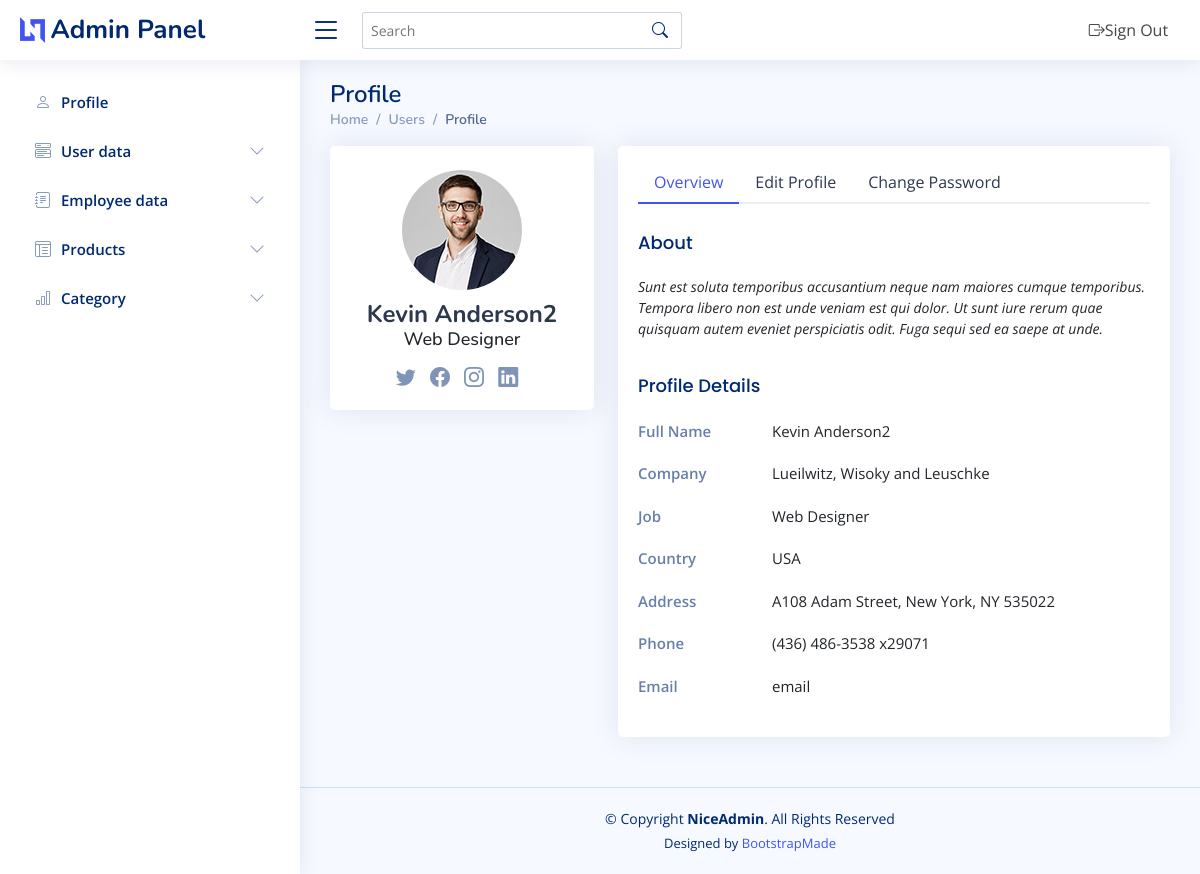
The app's page /admin/admin-profile.php (signed in) with its own data.
### tables this page shows
CREATE TABLE `adminpro` (
  `fullname` varchar(255) NOT NULL,
  `about` varchar(255) NOT NULL,
  `company` varchar(255) NOT NULL,
  `job` varchar(255) NOT NULL,
  `country` varchar(255) NOT NULL,
  `address` varchar(255) NOT NULL,
  `phone` varchar(255) NOT NULL,
  `email` varchar(255) NOT NULL
);

### admin/admin-profile.php (the view, shortened to what this page needs)
<?php
include("config.php");
include("include/header.php");
include("include/navbar.php");
include("include/sidebar.php");
$insert_data = "SELECT * from `adminpro`" ;
$result = mysqli_query($connection, $insert_data);
if($result){
    if(mysqli_num_rows($result)> 0){
?>
  <main id="main" class="main">
    <div class="pagetitle">
      <h1>Profile</h1>
      <nav>
        <ol class="breadcrumb">
          <li class="breadcrumb-item"><a href="index.php">Home</a></li>
          <li class="breadcrumb-item">Users</li>
          <li class="breadcrumb-item active">Profile</li>
        </ol>
      </nav>
    </div>
    <section class="section profile">
      <div class="row">
        <div class="col-xl-4">
        <?php
                   while($row=mysqli_fetch_assoc($result)){
                  ?>
          <div class="card">
            <div class="card-body profile-card pt-4 d-flex flex-column align-items-center">
              <img src="assets/img/profile-img.jpg" alt="Profile" class="rounded-circle">
              <h2><?php echo $row['fullname']?></h2>
              <h3><?php echo $row['job']?></h3>
              <div class="social-links mt-2">
                <a href="https://twitter.com/" target="blank" class="twitter"><i class="bi bi-twitter"></i></a>
                <a href="https://www.facebook.com/" target="blank" class="facebook"><i class="bi bi-facebook"></i></a>
                <a href="https://www.instagram.com/" target="blank" class="instagram"><i class="bi bi-instagram"></i></a>
                <a href="https://pk.linkedin.com/" target="blank" class="linkedin"><i class="bi bi-linkedin"></i></a>
              </div>
            </div>
          </div>
        </div>
        <div class="col-xl-8">
          <div class="card">
            <div class="card-body pt-3">
              <ul class="nav nav-tabs nav-tabs-bordered">
                <li class="nav-item">
                  <button class="nav-link active" data-bs-toggle="tab" data-bs-target="#profile-overview">Overview</button>
                </li>
                <li class="nav-item">
                  <button class="nav-link" data-bs-toggle="tab" data-bs-target="#profile-edit">Edit Profile</button>
                </li>
                <li class="nav-item">
                  <button class="nav-link" data-bs-toggle="tab" data-bs-target="#profile-change-password">Change Password</button>
                </li>
              </ul>
              <div class="tab-content pt-2">
                <div class="tab-pane fade show active profile-overview" id="profile-overview">
                  <h5 class="card-title">About</h5>
                  <p class="small fst-italic"><?php echo $row['about']?></p>
                  <h5 class="card-title">Profile Details</h5>
                  <div class="row">
                    <div class="col-lg-3 col-md-4 label ">Full Name</div>
                    <div class="col-lg-9 col-md-8"><?php echo $row['fullname']?></div>
                  </div>
                  <div class="row">
                    <div class="col-lg-3 col-md-4 label">Company</div>
                    <div class="col-lg-9 col-md-8"><?php echo $row['company']?></div>
                  </div>
                  <div class="row">
                    <div class="col-lg-3 col-md-4 label">Job</div>
                    <div class="col-lg-9 col-md-8"><?php echo $row['job']?></div>
                  </div>
                  <div class="row">
                    <div class="col-lg-3 col-md-4 label">Country</div>
                    <div class="col-lg-9 col-md-8"><?php echo $row['country']?></div>
                  </div>
                  <div class="row">
                    <div class="col-lg-3 col-md-4 label">Address</div>
                    <div class="col-lg-9 col-md-8"><?php echo $row['address']?></div>
                  </div>
                  <div class="row">
                    <div class="col-lg-3 col-md-4 label">Phone</div>
                    <div class="col-lg-9 col-md-8"><?php echo $row['phone']?></div>
                  </div>
                  <div class="row">
                    <div class="col-lg-3 col-md-4 label">Email</div>
                    <div class="col-lg-9 col-md-8"><?php echo $row['email']?></div>
                  </div>
                </div>
                <?php
                     }
                    }
                  }
                  ?>
              </div>
            </div>
          </div>
        </div>
      </div>
    </section>
  </main>
  <?php
include("include/footer.php");
?>

### admin/assets/css/style.css (style rules this page uses)
:root { scroll-behavior: smooth; }
body { font-family: "Open Sans", sans-serif; background: #f6f9ff; color: #444444; }
a { color: #4154f1; text-decoration: none; }
h1, h2, h3, h4, h5, h6 { font-family: "Nunito", sans-serif; }
#main { margin-top: 60px; padding: 20px 30px; transition: all 0.3s; }
.pagetitle { margin-bottom: 10px; }
.pagetitle h1 { font-size: 24px; margin-bottom: 0; font-weight: 600; color: #012970; }
.card { margin-bottom: 30px; border: none; border-radius: 5px; box-shadow: 0px 0 30px rgba(1, 41, 112, 0.1); }
.card-title { padding: 20px 0 15px 0; font-size: 18px; font-weight: 500; color: #012970; font-family: "Poppins", sans-serif; }
.card-body { padding: 0 20px 20px 20px; }
.breadcrumb { font-size: 14px; font-family: "Nunito", sans-serif; color: #899bbd; font-weight: 600; }
.breadcrumb a { color: #899bbd; transition: 0.3s; }
.breadcrumb .breadcrumb-item::before { color: #899bbd; }
.breadcrumb .active { color: #51678f; font-weight: 600; }
.nav-tabs-bordered { border-bottom: 2px solid #ebeef4; }
.nav-tabs-bordered .nav-link { margin-bottom: -2px; border: none; color: #2c384e; }
.nav-tabs-bordered .nav-link.active { background-color: #fff; color: #4154f1; border-bottom: 2px solid #4154f1; }
@media (min-width: 1200px) { #main, #footer { margin-left: 300px; } }
.profile .profile-card img { max-width: 120px; }
.profile .profile-card h2 { font-size: 24px; font-weight: 700; color: #2c384e; margin: 10px 0 0 0; }
.profile .profile-card h3 { font-size: 18px; }
.profile .profile-card .social-links a { font-size: 20px; display: inline-block; color: rgba(1, 41, 112, 0.5); line-height: 0; margin-right: 10px; transition: 0.3s; }
.profile .profile-overview .row { margin-bottom: 20px; font-size: 15px; }
.profile .profile-overview .card-title { color: #012970; }
.profile .profile-overview .label { font-weight: 600; color: rgba(1, 41, 112, 0.6); }

### records on screen
adminpro: fullname "Kevin Anderson2", job "Web Designer", about "Sunt est soluta temporibus accusantium neque nam maiores cumque temporibus. Tempora libero non est unde veniam est qui dolor. Ut sunt iure rerum quae quisquam autem eveniet perspiciatis odit. Fuga sequi sed ea saepe at unde.", company "Lueilwitz, Wisoky and Leuschke", country "USA", address "A108 Adam Street, New York, NY 535022", phone "(436) 486-3538 x29071", email "email"
